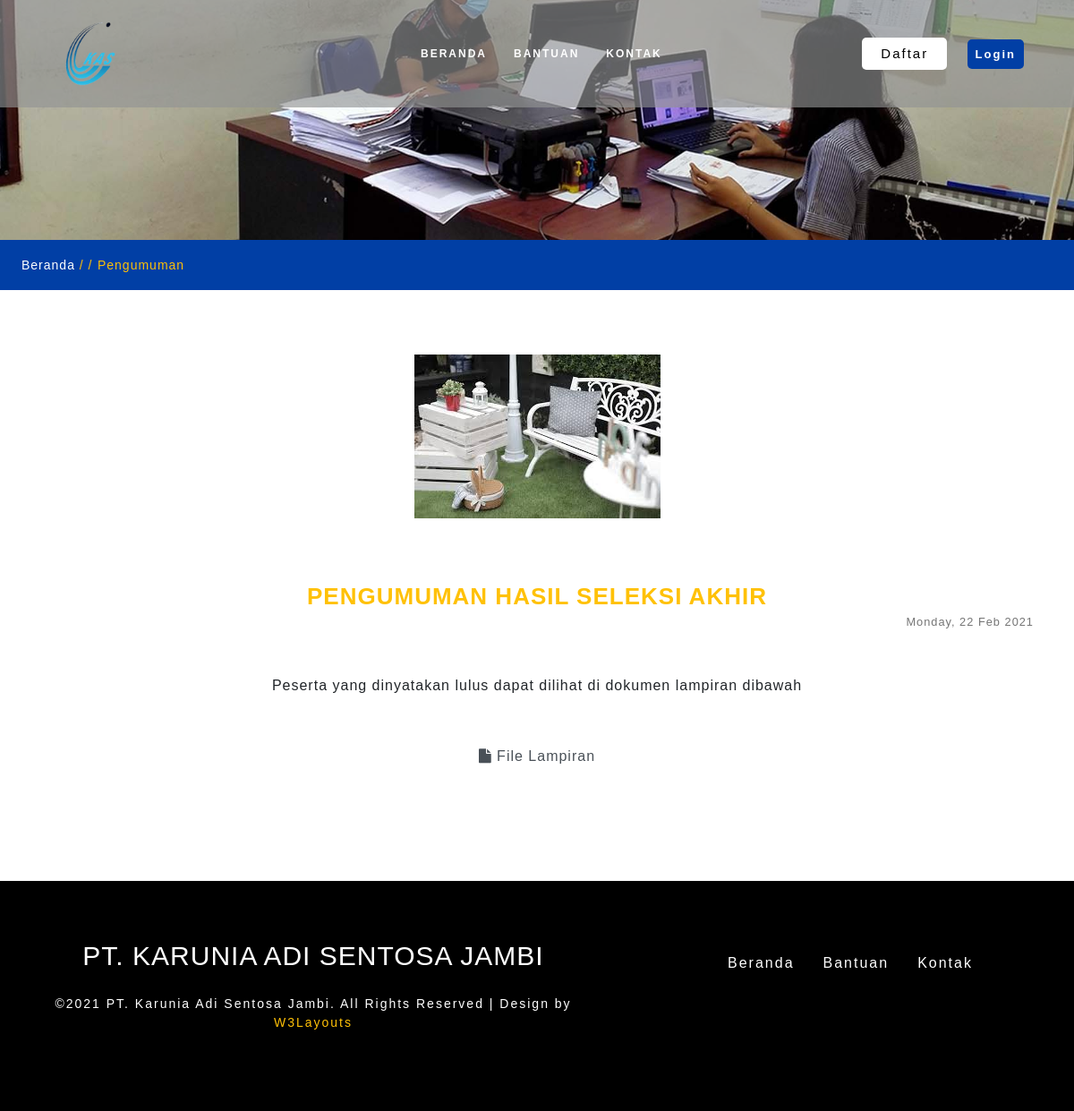
The app's page /Welcome/berita/6, older data.
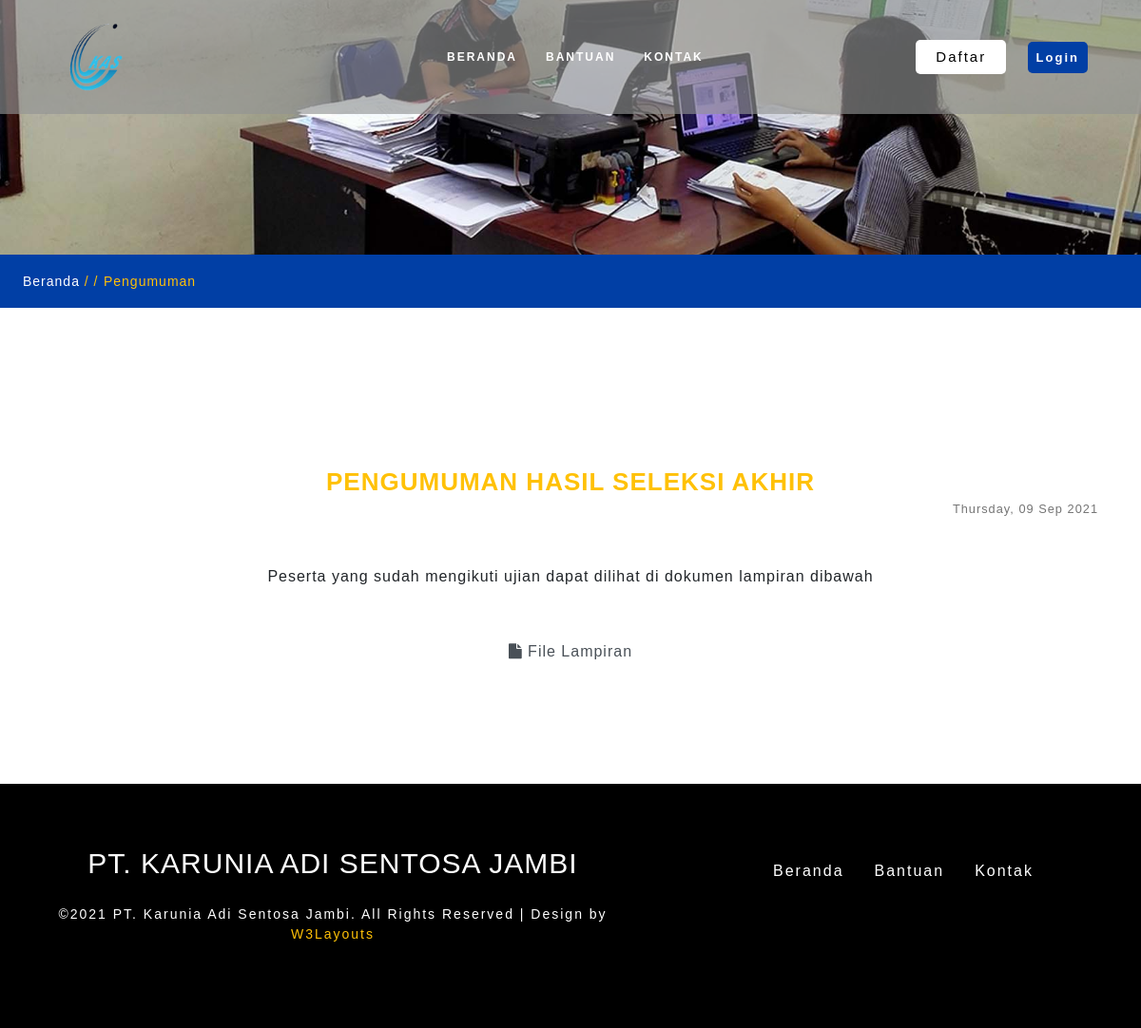
The same page, newer data.
### tables this page shows
CREATE TABLE IF NOT EXISTS `pengumuman` (
  `id` int(11) NOT NULL AUTO_INCREMENT,
  `judul` varchar(250) NOT NULL,
  `banner` text DEFAULT NULL,
  `file_lampiran` text DEFAULT NULL,
  `deskripsi` text NOT NULL,
  `timestamps` varchar(21) NOT NULL,
  `tampilkan` tinyint(1) NOT NULL DEFAULT 1,
  PRIMARY KEY (`id`)
);

### application/controllers/Welcome.php (called while the page is built, shortened)
<?php
class Welcome extends CI_Controller {
    function __construct()
    {
        $this->load->model('Pekerjaan_model');
    }
    public function berita($id){
        $this->load->model("Pengumuman_model");
        $data = array(
            'berita'=>$this->Pengumuman_model->get_by_id($id),
            'content'=>'news_detail'
        );
        $this->load->view('container',$data);
    }
}

### index.php (called while the page is built, shortened)
<?php
require_once BASEPATH.'core/CodeIgniter.php';

### application/models/Pengumuman_model.php (called while the page is built, shortened)
<?php
class Pengumuman_model extends CI_Model
{
    public $table = 'pengumuman';
    public $id = 'id';
    function get_by_id($id)
    {
        $this->db->where($this->id, $id);
        return $this->db->get($this->table)->row();
    }
}

### application/views/news_detail.php (the view)
<div class="inner_page-banner one-img">
</div>
<div class="using-border py-3">
   <div class="inner_breadcrumb  ml-4">
      <ul class="short_ls">
         <li>
            <a href="Welcome">Beranda</a>
            <span>/ /</span>
         </li>
         <li>Pengumuman</li>
      </ul>
   </div>
</div>
<section class="py-lg-4 py-md-3 py-sm-3 py-3" id="service">
   <div class="container py-lg-5 py-md-5 py-sm-4 py-3">
      <div class="row top-service pb-lg-4 pb-md-3 pb-2">
         <div class="col-lg-12 col-md-12 ser-service gap-service text-center">
            <div class="service-icon-one">
               <?php
               $defaultimg = "assets/images/gallery/ser3.png";
               $img = $defaultimg;
               if (isset($berita->banner)) {
                   if ($berita->banner!=NULL) {
                      $img = $berita->banner;
                   }
                } ?>
               <img src="<?php echo $img ?>" alt="" class="img-fluid">
            </div>
         </div>
      </div>
      <div class=" my-lg-5 my-md-4 my-sm-4 my-3 row mid-service">
         <div class="col-lg-12 col-md-12 ser-service  text-center">
            <div class="service-wthree-info-left">
               <h4><?php echo $berita->judul ?></h4>
            </div>
            <div class="service-icon-two move-right">
               <small style="color: #757575"><?php echo date("l, d M Y", $berita->timestamps) ?></small>
            </div>
         </div>
      </div>
      <div class=" my-lg-5 my-md-4 my-sm-4 my-3 row mid-service">
         <div class="col-lg-12 col-md-12 ser-service text-center">
            <div class="service-icon-two">
               <?php echo $berita->deskripsi ?>
            </div>
         </div>
      </div>
      <?php if ($berita->file_lampiran!=NULL): ?>
         <div class=" my-lg-5 my-md-4 my-sm-4 my-3 row mid-service">
            <div class="col-lg-12 col-md-12 ser-service text-center">
               <div class="service-icon-two">
                  <a href="<?php echo $berita->file_lampiran ?>" target="_blank" class="btn btn-md form-control"><i class="fa fa-file"></i>&nbsp;File Lampiran</a>
               </div>
            </div>
         </div>
      <?php endif ?>
   </div>
</section>

Row changes from the older to the newer data that the page shows:
changed pengumuman "PENGUMUMAN HASIL SELEKSI AKHIR": timestamps "Monday, 22 Feb 2021" → "Thursday, 09 Sep 2021"; deskripsi "Peserta yang dinyatakan lulus dapat dilihat di dokumen lampiran dibawah" → "Peserta yang sudah mengikuti ujian dapat dilihat di dokumen lampiran dibawah"; banner: picture removed
